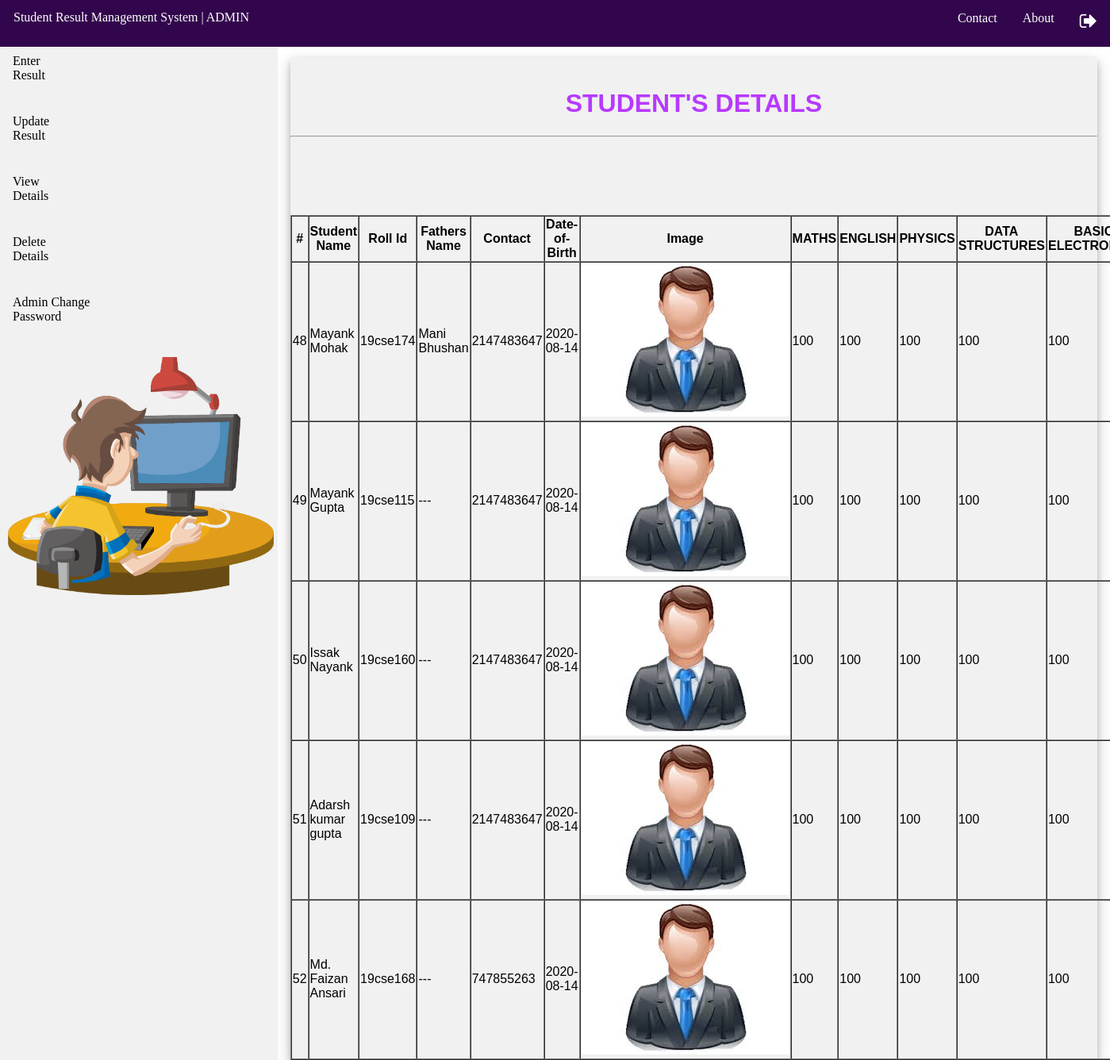
The page /view-result.php on the database its author committed.
### tables this page shows
CREATE TABLE `result` (
  `id` int(255) NOT NULL,
  `name` text NOT NULL,
  `roll` varchar(8) NOT NULL,
  `fname` text NOT NULL,
  `dob` date NOT NULL,
  `contact` int(10) NOT NULL,
  `imgpath` text NOT NULL,
  `maths` int(255) NOT NULL,
  `english` int(255) NOT NULL,
  `phy` int(255) NOT NULL,
  `dsa` int(255) NOT NULL,
  `be` int(255) NOT NULL
);

### query-result.php (the view)
<?php
$con=mysqli_connect('localhost','root','','rms');
if (!$con) {
  die("Connection failed");
}
else{
	$sql="SELECT*FROM result";
	$res=mysqli_query($con,$sql);
	$num_rows=mysqli_num_rows($res);
	echo "
    <table border='1' cellspacing='0'  width='90%'>
        <thead>
	        <tr>
	            <th>#</th>
	            <th>Student Name</th>
	            <th>Roll Id</th>
	            <th>Fathers Name</th>
	            <th>Contact</th>
	            <th>Date-of-Birth</th>
	            <th>Image</th>
	            <th>MATHS</th>
	            <th>ENGLISH</th>
	            <th>PHYSICS</th>
	            <th>DATA STRUCTURES</th>
	            <th>BASIC ELECTRONICS</th>
	        </tr>
        </thead>";
	if($num_rows>0)
	{
		while($row=mysqli_fetch_array($res))
		{
			echo'<tbody>';
				echo'<tr>';
					echo'<td>';
					echo $row['id'];
					echo '</td>';
					echo'<td>';
					echo $row['name'];
					echo '</td>';
					echo'<td>';
					echo $row['roll'];
					echo '</td>';
					echo'<td>';
					echo $row['fname'];
					echo '</td>';
					echo'<td>';
					echo $row['contact'];
					echo '</td>';
					echo'<td>';
					echo $row['dob'];
					echo '</td>';
					echo'<td>';
					$imgname = $row['imgpath'];
					if($row['imgpath']){echo "<img src='up/$imgname'>";}
					else echo"No";
					echo '</td>';
					echo'<td>';
					echo $row['maths'];
					echo '</td>';
					echo'<td>';
					echo $row['english'];
					echo '</td>';
					echo'<td>';
					echo $row['phy'];
					echo '</td>';
					echo'<td>';
					echo $row['dsa'];
					echo '</td>';
					echo'<td>';
					echo $row['be'];
					echo '</td>';
				echo'</tr>';
			echo'</tbody>';
			echo'<br>';
		}
	}
	else
	{
		echo"NO DATA FOUND";
	}
}
?>

### view-result.php (shortened to what this page needs)
<!DOCTYPE html>
<html>
<head>
</head>
<body>
    <div >
        <header>
            <?php include('topbaradmin.php');?>
    <div >
        <?php include('leftbar.php');?>
    </div>
<div style="margin-left:25%;padding:1px 16px;height:1000px;">
    <br><br><br><br>
    <div class="box"><br>
        <center>
        <font color="#B739FE"><H1>STUDENT'S DETAILS</H1></font><HR>
        <?php include('query-result.php');?>
        </center>
    </div>
</div>
</body>
</html>

### topbaradmin.php (shortened to what this page needs)
<head>
        <link rel="stylesheet" href="https://cdnjs.cloudflare.com/ajax/libs/font-awesome/4.7.0/css/font-awesome.min.css">
    </head>
<body  >
<ul class="uperchipkao ul-horizontal" >
    <li style="margin-top: -15px;margin-left: -15px" class="li-horizontal aise_he"><a href="adminpanel.php">Student Result Management System | ADMIN</a></li>
    <div style="float:right">
        <li class="li-horizontal" ><a href="contactus.php">Contact</a></li>
        <li class="li-horizontal"><a href="aboutus.php">About</a></li>
        <li class="li-horizontal">
            <a href="index.php">
                <i style="font-size:24px" class="fa">&#xf08b;
                </i>
            </a>
        </li>
    </div>
</ul>
</body>
</html>

### leftbar.php (shortened to what this page needs)
<!DOCTYPE html>
<html>
<head>
</head>
<body>
<ul class="ul-verticle">
    <div class="li-verticle">
        <li><a href="enter-result.php">Enter<br>Result</a></li>
        <li><a href="update-result.php">Update<br>Result</a></li>
        <li><a href="view-result.php">View<br>Details</a></li>
        <li><a href="delete-result.php">Delete<br>Details</a></li>
        <li><a href="change-pass.php">Admin Change<br>Password</a></li>
        <img src="img/work.png" style="margin-left: 10px; margin-top: 10px; height: 300px" >
    </div>
</ul>
</body>
</html>

### view-result.php (style rules this page uses)
body { margin: 0; }
.ul-verticle { list-style-type: none; margin: 0; padding: 0; width: 25%; background-color: #f1f1f1; position: fixed; height: 100%; overflow: auto; }
.li-verticle a { display: block; color: #000; padding: 8px 16px; text-decoration: none; }
.box { background-color: #F1F1F1; font-family: arial; text-align: center; box-shadow: 0 4px 8px 0 rgba(0, 0, 0, 0.2), 0 6px 20px 0 rgba(0, 0, 0, 0.19); }

### topbaradmin.php (style rules this page uses)
.ul-horizontal { list-style-type: none; margin-left: none; padding: 0; overflow: hidden; background-color: #32064C; }
.li-horizontal { float: left; }
.li-horizontal a { display: block; color: white; text-align: center; padding: 14px 16px; text-decoration: none; }
.uperchipkao { position: fixed; width: 100%; margin-left: 0px; margin-right: 0px; margin-top: 0px; }
.aise_he { display: block; color: white; text-align: center; padding: 14px 16px; text-decoration: none; }

### leftbar.php (style rules this page uses)
body { margin: 0; }
.ul-verticle { list-style-type: none; margin: 0; margin-top: 60px; padding: 0; width: 25%; background-color: #f1f1f1; position: fixed; height: 100%; overflow: auto; }
.li-verticle a { display: block; color: #000; padding: 8px 16px; height: 60px; text-decoration: none; }

### rows shown on the page
result: id "48", name "Mayank Mohak", roll "19cse174", fname "Mani Bhushan", contact "2147483647", dob "2020-08-14", imgpath (picture), maths "100", english "100", phy "100", dsa "100", be "100"
result: id "49", name "Mayank Gupta", roll "19cse115", fname "---", contact "2147483647", dob "2020-08-14", imgpath (picture), maths "100", english "100", phy "100", dsa "100", be "100"
result: id "50", name "Issak Nayank", roll "19cse160", fname "---", contact "2147483647", dob "2020-08-14", imgpath (picture), maths "100", english "100", phy "100", dsa "100", be "100"
result: id "51", name "Adarsh kumar gupta", roll "19cse109", fname "---", contact "2147483647", dob "2020-08-14", imgpath (picture), maths "100", english "100", phy "100", dsa "100", be "100"
result: id "52", name "Md. Faizan Ansari", roll "19cse168", fname "---", contact "747855263", dob "2020-08-14", imgpath (picture), maths "100", english "100", phy "100", dsa "100", be "100"
